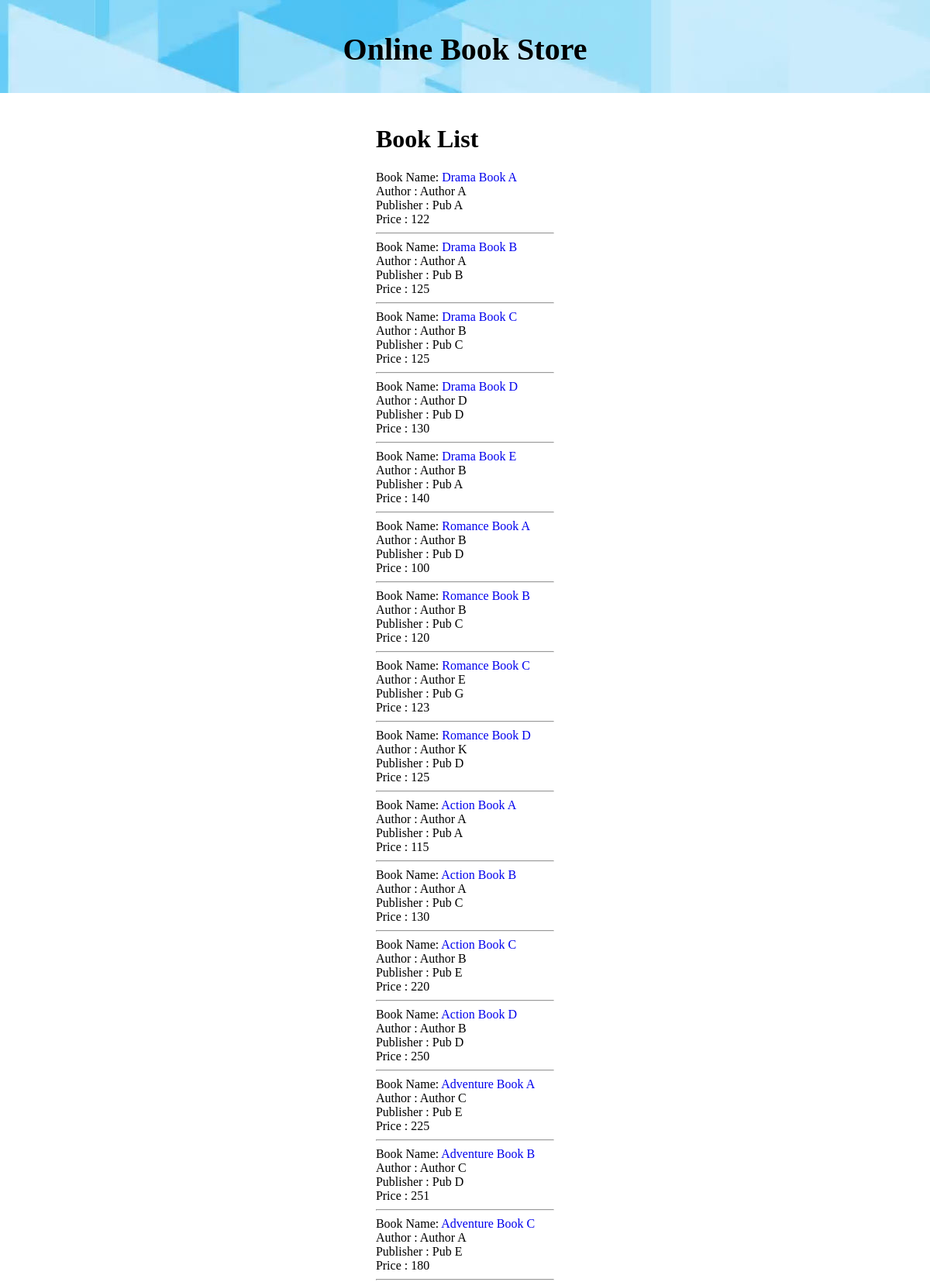
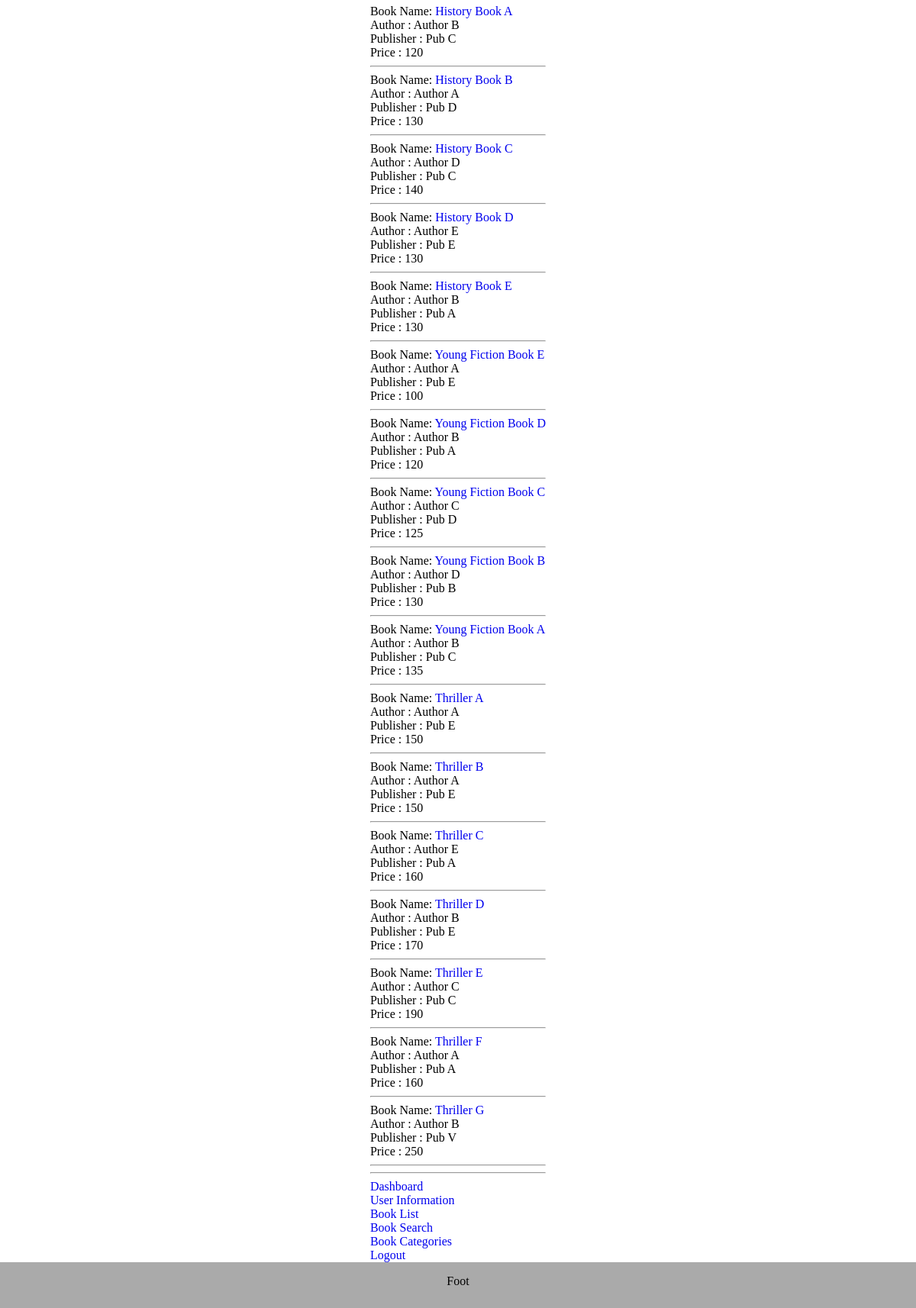
The app's page /php/books.php (signed in) with its own data (2 pictures, top to bottom).
### tables this page shows
CREATE TABLE `bookInfo` (
  `book_id` int(12) NOT NULL,
  `book_name` varchar(150) NOT NULL,
  `book_auth` varchar(60) NOT NULL,
  `book_pub` varchar(60) NOT NULL,
  `book_cat` varchar(60) NOT NULL,
  `book_page` int(4) NOT NULL,
  `book_price` float NOT NULL,
  `stock_no` int(6) NOT NULL
);

### php/books.php (the view, shortened to what this page needs)
<!DOCTYPE html>
<html>
<head>
	<link rel="stylesheet" href="css/site_style_m.css">
</head>
<body>
	<div id="dv_head">
		<p id='site_title'>Online Book Store</p>
	</div>
	<div id="dv_body">
		<div id="bd_area">
<?php
include ('db/dbconn.php');
echo "<h1>Book List</h1>";
$query_book_list = "SELECT * FROM `bookInfo`";
$result = mysqli_query($dbconn, $query_book_list) or die(mysql_error());
if ($result->num_rows > 0) {
	while($row = $result->fetch_assoc()) {
		$bname = $row["book_name"];
		echo
		"Book Name: "	. "<a href='book_indivisual.php?bname=$bname'>". $row["book_name"] ."</a><br>".
		"Author : "		. $row["book_auth"]."<br>".
		"Publisher : "	. $row["book_pub"]."<br>".
		"Price : " 		. $row["book_price"]."<br>".
		"<hr/>";
	}
}
include('bttm.php');
?>
		</div>
	</div>
	<div id="dv_foot">
		<p>Foot</p>
	</div>
</body>
</html>

### php/bttm.php
<?php
echo "<hr/>";
echo "
	<div>
		<a href='dash.php'>Dashboard</a><br/>
		<a href='userinfo.php'>User Information</a><br/>
		<a href='books.php'>Book List</a><br/>
		<a href='search.php'>Book Search</a><br/>
		<a href='book_category.php'>Book Categories</a><br/>
		<a href='logout.php'>Logout</a><br/>
	</div>
";
?>

### php/css/site_style_m.css (style rules this page uses)
body { background-color: #001f3f; margin-top:0px; margin-right:0px; margin-bottom:0px; margin-left:0px; }
#dv_head { overflow: hidden; width : 100%; height : 120px; background-image : url("..//img/sites/head_bg_img.jpg"); text-align: center; }
#site_title { font-family: "Times New Roman", Times, serif; font-size: 40px; font-weight: bold; }
#dv_body { overflow: hidden; width : 100%; height : 90%; min-height: 800px; background-color: #ffffff; }
#bd_area { padding-top: 20px; padding-left:40px; padding-right: 40px; display: table; margin-right: auto; margin-left: auto; }
#dv_foot { overflow: hidden; background-color: #AAAAAA; width : 100%; height : 60px; text-align: center; }
a { text-decoration: none; }

### records on screen
bookinfo: book_name "Drama Book A", book_auth "Author A", book_pub "Pub A", book_price "122"
bookinfo: book_name "Drama Book B", book_auth "Author A", book_pub "Pub B", book_price "125"
bookinfo: book_name "Drama Book C", book_auth "Author B", book_pub "Pub C", book_price "125"
bookinfo: book_name "Drama Book D", book_auth "Author D", book_pub "Pub D", book_price "130"
bookinfo: book_name "Drama Book E", book_auth "Author B", book_pub "Pub A", book_price "140"
bookinfo: book_name "Romance Book A", book_auth "Author B", book_pub "Pub D", book_price "100"
bookinfo: book_name "Romance Book B", book_auth "Author B", book_pub "Pub C", book_price "120"
bookinfo: book_name "Romance Book C", book_auth "Author E", book_pub "Pub G", book_price "123"
bookinfo: book_name "Romance Book D", book_auth "Author K", book_pub "Pub D", book_price "125"
bookinfo: book_name "Action Book A", book_auth "Author A", book_pub "Pub A", book_price "115"
bookinfo: book_name "Action Book B", book_auth "Author A", book_pub "Pub C", book_price "130"
bookinfo: book_name "Action Book C", book_auth "Author B", book_pub "Pub E", book_price "220"
bookinfo: book_name "Action Book D", book_auth "Author B", book_pub "Pub D", book_price "250"
bookinfo: book_name "Adventure Book A", book_auth "Author C", book_pub "Pub E", book_price "225"
bookinfo: book_name "Adventure Book B", book_auth "Author C", book_pub "Pub D", book_price "251"
bookinfo: book_name "Adventure Book C", book_auth "Author A", book_pub "Pub E", book_price "180"
bookinfo: book_name "History Book A", book_auth "Author B", book_pub "Pub C", book_price "120"
bookinfo: book_name "History Book B", book_auth "Author A", book_pub "Pub D", book_price "130"
bookinfo: book_name "History Book C", book_auth "Author D", book_pub "Pub C", book_price "140"
bookinfo: book_name "History Book D", book_auth "Author E", book_pub "Pub E", book_price "130"
bookinfo: book_name "History Book E", book_auth "Author B", book_pub "Pub A", book_price "130"
bookinfo: book_name "Young Fiction Book E", book_auth "Author A", book_pub "Pub E", book_price "100"
bookinfo: book_name "Young Fiction Book D", book_auth "Author B", book_pub "Pub A", book_price "120"
bookinfo: book_name "Young Fiction Book C", book_auth "Author C", book_pub "Pub D", book_price "125"
bookinfo: book_name "Young Fiction Book B", book_auth "Author D", book_pub "Pub B", book_price "130"
bookinfo: book_name "Young Fiction Book A", book_auth "Author B", book_pub "Pub C", book_price "135"
bookinfo: book_name "Thriller A", book_auth "Author A", book_pub "Pub E", book_price "150"
bookinfo: book_name "Thriller B", book_auth "Author A", book_pub "Pub E", book_price "150"
bookinfo: book_name "Thriller C", book_auth "Author E", book_pub "Pub A", book_price "160"
bookinfo: book_name "Thriller D", book_auth "Author B", book_pub "Pub E", book_price "170"
bookinfo: book_name "Thriller E", book_auth "Author C", book_pub "Pub C", book_price "190"
bookinfo: book_name "Thriller F", book_auth "Author A", book_pub "Pub A", book_price "160"
bookinfo: book_name "Thriller G", book_auth "Author B", book_pub "Pub V", book_price "250"
